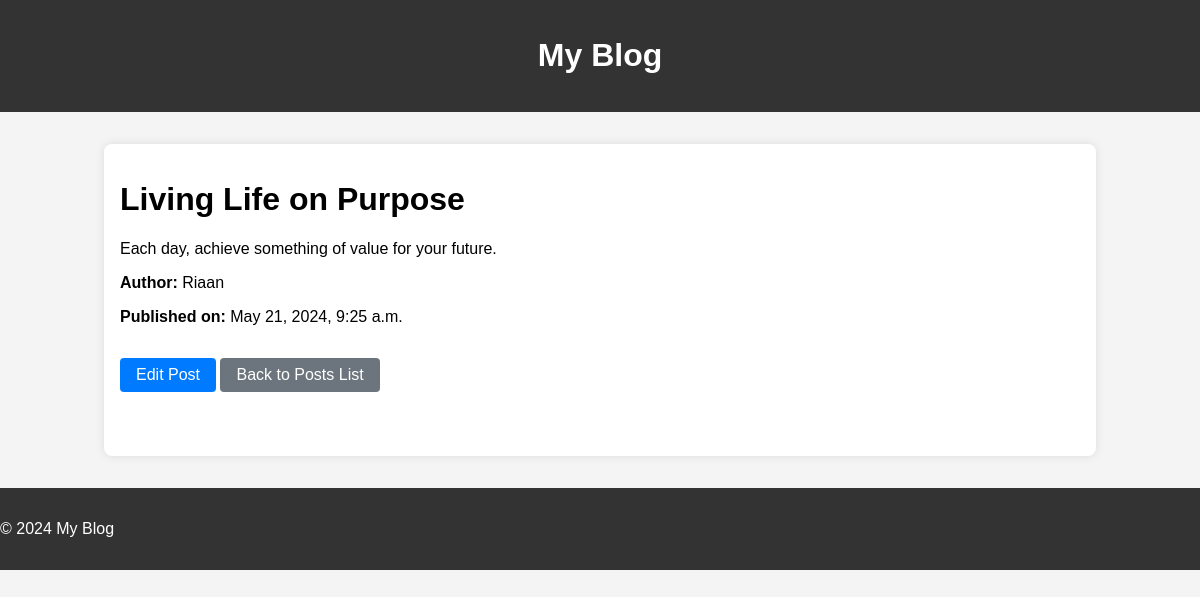
The app's page /post/1/ (signed in) with its own data.
### blog_app/models.py (models this page shows, shortened)
class BlogPost(models.Model):
    title = models.CharField(max_length=200)
    content = models.TextField()
    created_at = models.DateTimeField(auto_now_add=True)
    author = models.CharField(max_length=30)

### blog_app/views.py (the view)
# urls.py: path('post/<int:post_id>/', views.view_post, name='view_post'),
@login_required
def view_post(request, post_id):
    post = get_object_or_404(BlogPost, id=post_id)
    return render(request, 'blog_app/view_post.html', {'post': post})

### blog_app/templates/blog_app/view_post.html (shortened to what this page needs)
{% extends "blog_app/base.html" %}
{% block content %}
<div class="view-post-page">
    <h1>{{ post.title }}</h1>
    <p>{{ post.content }}</p>
    <p><strong>Author:</strong> {{ post.author }}</p>
    <p><strong>Published on:</strong> {{ post.created_at }}</p>
    {% if perms.blog_app.change_blogpost %}
    <a class="edit-post-button" href="{% url 'edit_post' post.id %}">Edit Post</a>
    {% endif %}
    <a class="back-button" href="{% url 'index' %}">Back to Posts List</a>
</div>
{% endblock %}

### blog_app/static/style/style.css (style rules this page uses)
body { font-family: Arial, sans-serif; margin: 0; padding: 0; background-color: #f4f4f4; }
.index-page, .add-post-page, .view-post-page, .edit-post-page { margin-bottom: 2rem; }
.add-post-button, .edit-post-button, .back-button { display: inline-block; margin: 1rem 0; padding: 0.5rem 1rem; background-color: #007bff; color: #fff; border-radius: 4px; cursor: pointer; text-decoration: none; }
.back-button { background-color: #6c757d; }

### records on screen
BlogPost: title "Living Life on Purpose", content "Each day, achieve something of value for your future.", author "Riaan", created_at "May 21, 2024, 9:25 a.m."
